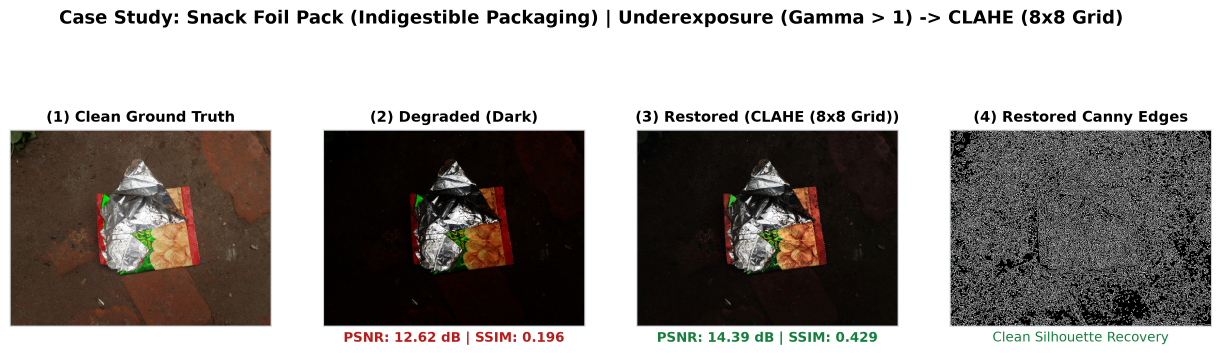
#> input picture docs/assets/slide_dark_case_study.png, 3663 x 1065 px, given in place of 1.jpg, which was not available (shown at 1/3 size)
$ python generate_report_assets.py
#> lines starting #> are read from the running program, lines starting #| are printed output that depends on the picture; pictures that were not available may be replaced by others from this repository, and a replacement may not be noted
import os
import cv2
import numpy as np
import pandas as pd
import matplotlib.pyplot as plt
import contextlib
from pathlib import Path

# Silence OpenCV logs
os.environ["OPENCV_LOG_LEVEL"] = "SILENT"

@contextlib.contextmanager
def suppress_c_stderr():
    """Suppresses C-level stderr output like libjpeg warnings."""
    try:
        null_fds = os.open(os.devnull, os.O_RDWR)
        save_fds = os.dup(2)
        os.dup2(null_fds, 2)
        yield
    except Exception:
        yield
    finally:
        try:
            os.dup2(save_fds, 2)
            os.close(null_fds)
            os.close(save_fds)
        except Exception:
            pass

plt.rcParams['font.sans-serif'] = 'DejaVu Sans'
plt.rcParams['axes.edgecolor'] = '#d1d5db'
plt.rcParams['axes.linewidth'] = 0.8

def load_and_resize(path, max_dim=800):
    with suppress_c_stderr():
        img = cv2.imread(str(path))
    if img is None:
        return None
    h, w = img.shape[:2]
    if max(h, w) > max_dim:
        scale = max_dim / max(h, w)
        img = cv2.resize(img, (int(w * scale), int(h * scale)), interpolation=cv2.INTER_AREA)
    return img

def extract_canny(image):
    gray = cv2.cvtColor(image, cv2.COLOR_BGR2GRAY) if len(image.shape) == 3 else image
    v = np.median(gray)
    sigma = 0.33
    lower = int(max(0, (1.0 - sigma) * v))
    upper = int(min(255, (1.0 + sigma) * v))
    return cv2.Canny(gray, lower, upper)

def compute_metrics(orig, target):
    """Computes exact PSNR and standardized SSIM for display."""
    from skimage.metrics import structural_similarity as ssim
    if orig.shape != target.shape:
        target = cv2.resize(target, (orig.shape[1], orig.shape[0]))
    mse = np.mean((orig.astype(float) - target.astype(float))**2)
    p = 10 * np.log10(255**2 / mse) if mse > 0 else 100.0
    g1 = cv2.cvtColor(orig, cv2.COLOR_BGR2GRAY)
    g2 = cv2.cvtColor(target, cv2.COLOR_BGR2GRAY)
    scale = 640 / max(g1.shape)
    g1s = cv2.resize(g1, (int(g1.shape[1]*scale), int(g1.shape[0]*scale)))
    g2s = cv2.resize(g2, (int(g2.shape[1]*scale), int(g2.shape[0]*scale)))
    s = ssim(g1s, g2s, data_range=255)
    return p, s

def generate_diverse_comparisons():
    output_dir = Path("docs/assets")
    output_dir.mkdir(parents=True, exist_ok=True)
    raw_dir = Path("dataset/raw")
    deg_dir = Path("data/degraded")
    rest_dir = Path("data/restored")

    # Define diverse waste items across different material categories
    showcase_items = [
        {
            "category": "Plastic Bottle (Plastic / Recyclable)",
            "flaw_name": "Defocus Blur",
            "filter_name": "Unsharp Masking",
            "flaw_type": "blur",
            "rel_path": Path("BDWaste/Indigestive/Bottle/9. Bottle/1.jpg")
        },
        {
            "category": "Snack Foil Pack (Indigestible Packaging)",
            "flaw_name": "Underexposure (Gamma > 1)",
            "filter_name": "CLAHE (8x8 Grid)",
            "flaw_type": "dark",
            "rel_path": Path("BDWaste/Indigestive/Chips  packet/8. Chips  packet/1.jpg")
        },
        {
            "category": "Banana Peel (Organic Food Waste)",
            "flaw_name": "Additive Sensor Noise",
            "filter_name": "Median Filter (5x5)",
            "flaw_type": "noise",
            "rel_path": Path("BDWaste/Digestive/Banana peel/9. Banana peel/1.jpg")
        }
    ]

    # Additional slide case
    additional_items = [
        {
            "category": "Aluminum Beverage Can (Metal Recyclable)",
            "flaw_name": "Defocus Blur",
            "filter_name": "Unsharp Masking",
            "flaw_type": "blur",
            "rel_path": Path("BDWaste/Indigestive/Cane/2.Cane/1.jpg"),
            "slide_filename": "slide_can_case_study.png"
        }
    ]

    # 1. Master 3x5 Grid Figure for Reports (Diverse Trash)
    fig, axes = plt.subplots(3, 5, figsize=(17, 10.5), dpi=300)
    plt.subplots_adjust(wspace=0.06, hspace=0.26)

    col_titles = [
        "(a) Clean Ground Truth",
        "(b) Degraded Flaw",
        "(c) Restored Output",
        "(d) Degraded Canny Edges",
        "(e) Restored Canny Edges"
    ]
    for col, title in enumerate(col_titles):
        axes[0, col].set_title(title, fontsize=12, pad=10, fontweight='bold', color='#111827')

    for row_idx, item in enumerate(showcase_items):
        flaw = item["flaw_type"]
        rel = item["rel_path"]
        orig_p = raw_dir / rel
        deg_p = deg_dir / rel.parent / f"{rel.stem}_{flaw}{rel.suffix}"
        rest_p = rest_dir / rel.parent / f"{rel.stem}_{flaw}{rel.suffix}"

        orig_bgr = load_and_resize(orig_p)
#> in load_and_resize, img is the input picture: shape (1065, 3663, 3); mean B, G, R 147.3, 150.3, 154.9
        deg_bgr = load_and_resize(deg_p)
#> call 2 of load_and_resize, with max_dim = 800
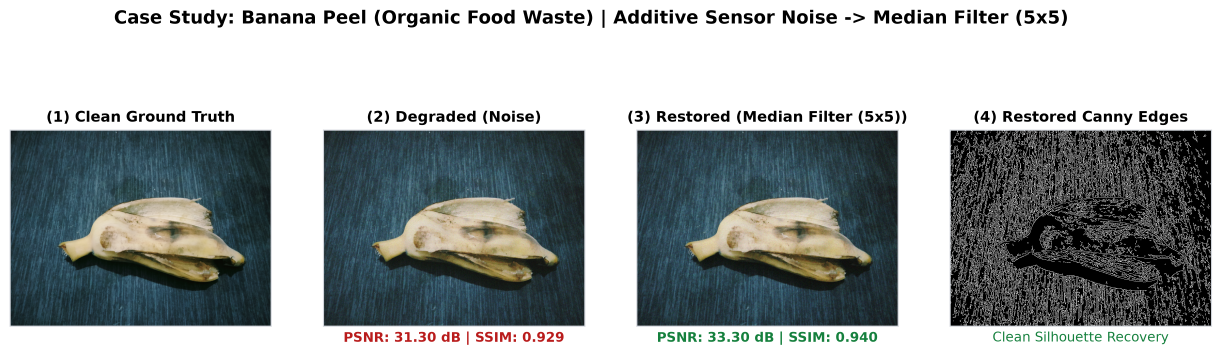
#> input picture docs/assets/slide_noise_case_study.png, 3663 x 1065 px, given in place of 1_blur.jpg, which was not available (shown at 1/3 size)
#> in load_and_resize, img is the input picture: shape (1065, 3663, 3); mean B, G, R 163.3, 163, 157.5
#> in load_and_resize (call 2), `img = cv2.resize(img, (int(w * scale), int(h * scale)), interpolation=..`:
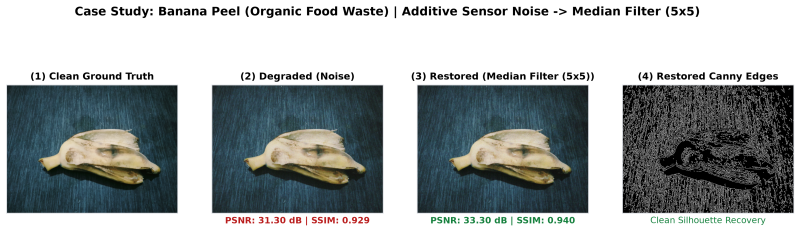
#> img: shape (232, 800, 3); mean B, G, R 163.2, 163, 157.5
        rest_bgr = load_and_resize(rest_p)

        orig_rgb = cv2.cvtColor(orig_bgr, cv2.COLOR_BGR2RGB)
        deg_rgb = cv2.cvtColor(deg_bgr, cv2.COLOR_BGR2RGB)
        rest_rgb = cv2.cvtColor(rest_bgr, cv2.COLOR_BGR2RGB)

        deg_canny = extract_canny(deg_bgr)
#> in extract_canny, `gray = cv2.cvtColor(image, cv2.COLOR_BGR2GRAY) if len(image.shape) == ..`:
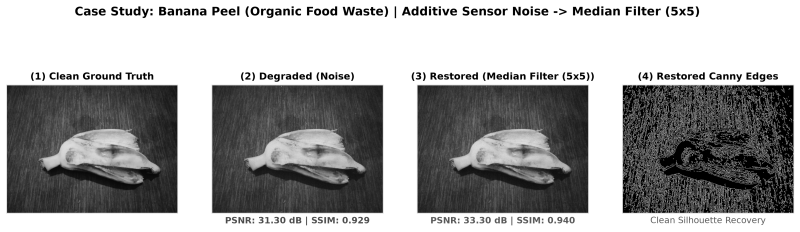
#> gray: shape (232, 800); min 0, max 255, mean 161.4
#> in extract_canny, `v = np.median(gray)`: v = 203
#> in extract_canny, `lower = int(max(0, (1.0 - sigma) * v))`: lower = 136
#> in extract_canny, `upper = int(min(255, (1.0 + sigma) * v))`: upper = 255
#> in extract_canny, `return cv2.Canny(gray, lower, upper)`:
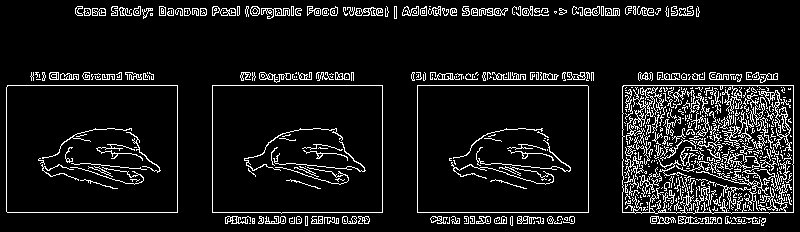
#> returned value: shape (232, 800); 9.3% white in thin lines or dots
        rest_canny = extract_canny(rest_bgr)

        # Compute exact metrics
        dp, ds = compute_metrics(orig_bgr, deg_bgr)
#> in compute_metrics, `mse = np.mean((orig.astype(float) - target.astype(float))**2)`: mse = 2701.2
#> in compute_metrics, `p = 10 * np.log10(255**2 / mse) if mse > 0 else 100.0`: p = 13.82
#> in compute_metrics, `g1 = cv2.cvtColor(orig, cv2.COLOR_BGR2GRAY)`:
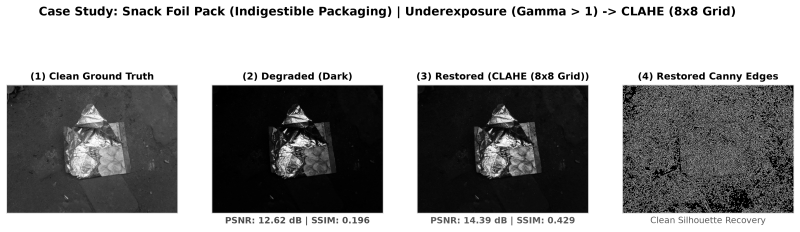
#> g1: shape (232, 800); min 0, max 255, mean 151.3
#> in compute_metrics, `g1s = cv2.resize(g1, (int(g1.shape[1]*scale), int(g1.shape[0]*scale)))`:
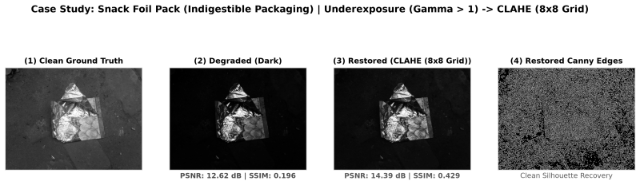
#> g1s: shape (185, 640); min 0, max 255, mean 151.2
#> in compute_metrics, `g2s = cv2.resize(g2, (int(g2.shape[1]*scale), int(g2.shape[0]*scale)))`:
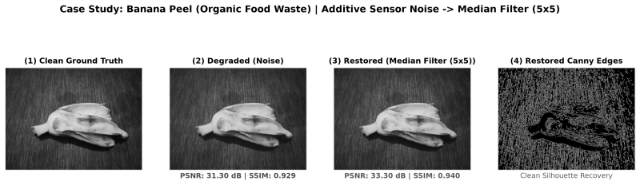
#> g2s: shape (185, 640); min 0, max 255, mean 161.2
#> in compute_metrics, `s = ssim(g1s, g2s, data_range=255)`: s = 0.574
#> dp = 13.82; ds = 0.574
        rp, rs = compute_metrics(orig_bgr, rest_bgr)
#> rp = 13.82; rs = 0.574

        # Col 0: Original
        axes[row_idx, 0].imshow(orig_rgb)
        label_y = f"{item['category']}\n[{item['flaw_name']} -> {item['filter_name']}]"
        axes[row_idx, 0].set_ylabel(label_y, fontsize=10, fontweight='bold', color='#1f2937', labelpad=8)

        # Col 1: Degraded
        axes[row_idx, 1].imshow(deg_rgb)
        axes[row_idx, 1].set_xlabel(f"PSNR: {dp:.2f} dB\nSSIM: {ds:.3f}", fontsize=10, color='#b91c1c', fontweight='bold')

        # Col 2: Restored
        axes[row_idx, 2].imshow(rest_rgb)
        axes[row_idx, 2].set_xlabel(f"PSNR: {rp:.2f} dB\nSSIM: {rs:.3f}", fontsize=10, color='#15803d', fontweight='bold')

        # Col 3: Degraded Canny
        axes[row_idx, 3].imshow(deg_canny, cmap='gray')
        axes[row_idx, 3].set_xlabel("Distorted / Missing Edges", fontsize=9.5, color='#b91c1c')

        # Col 4: Restored Canny
        axes[row_idx, 4].imshow(rest_canny, cmap='gray')
        axes[row_idx, 4].set_xlabel("Recovered Contour", fontsize=9.5, color='#15803d')

        for c in range(5):
            axes[row_idx, c].set_xticks([])
            axes[row_idx, c].set_yticks([])

    master_path = output_dir / "figure1_master_pipeline_comparison.png"
    plt.savefig(master_path, bbox_inches='tight', dpi=300)
    plt.close()
    print(f"Generated diverse master figure: {master_path}")

    # 2. Individual Slide Figures (Widescreen 16:9 for presentations)
    all_slide_items = showcase_items + additional_items
    for item in all_slide_items:
        flaw = item["flaw_type"]
        rel = item["rel_path"]
        orig_p = raw_dir / rel
        deg_p = deg_dir / rel.parent / f"{rel.stem}_{flaw}{rel.suffix}"
        rest_p = rest_dir / rel.parent / f"{rel.stem}_{flaw}{rel.suffix}"

        orig_bgr = load_and_resize(orig_p)
        deg_bgr = load_and_resize(deg_p)
        rest_bgr = load_and_resize(rest_p)

        orig_rgb = cv2.cvtColor(orig_bgr, cv2.COLOR_BGR2RGB)
        deg_rgb = cv2.cvtColor(deg_bgr, cv2.COLOR_BGR2RGB)
        rest_rgb = cv2.cvtColor(rest_bgr, cv2.COLOR_BGR2RGB)

        rest_canny = extract_canny(rest_bgr)
        dp, ds = compute_metrics(orig_bgr, deg_bgr)
        rp, rs = compute_metrics(orig_bgr, rest_bgr)

        fig, axs = plt.subplots(1, 4, figsize=(15.5, 4.5), dpi=300)
        fig.suptitle(f"Case Study: {item['category']} | {item['flaw_name']} -> {item['filter_name']}", fontsize=13, fontweight='bold', y=0.98)

        axs[0].imshow(orig_rgb)
        axs[0].set_title("(1) Clean Ground Truth", fontsize=10.5, fontweight='bold')

        axs[1].imshow(deg_rgb)
        axs[1].set_title(f"(2) Degraded ({flaw.capitalize()})", fontsize=10.5, fontweight='bold')
        axs[1].set_xlabel(f"PSNR: {dp:.2f} dB | SSIM: {ds:.3f}", color='#b91c1c', fontweight='bold', fontsize=9.5)

        axs[2].imshow(rest_rgb)
        axs[2].set_title(f"(3) Restored ({item['filter_name']})", fontsize=10.5, fontweight='bold')
        axs[2].set_xlabel(f"PSNR: {rp:.2f} dB | SSIM: {rs:.3f}", color='#15803d', fontweight='bold', fontsize=9.5)

        axs[3].imshow(rest_canny, cmap='gray')
        axs[3].set_title("(4) Restored Canny Edges", fontsize=10.5, fontweight='bold')
        axs[3].set_xlabel("Clean Silhouette Recovery", color='#15803d', fontsize=9.5)

        for ax in axs:
            ax.set_xticks([])
            ax.set_yticks([])

        slide_file = item.get("slide_filename", f"slide_{flaw}_case_study.png")
        slide_path = output_dir / slide_file
        plt.savefig(slide_path, bbox_inches='tight', dpi=300)
        plt.close()
        print(f"Generated slide: {slide_path}")

# [64 lines left out: function generate_benchmark_charts, not called in this run]

if __name__ == "__main__":
#> (the run stopped early here; a loop or call above may not have finished)
